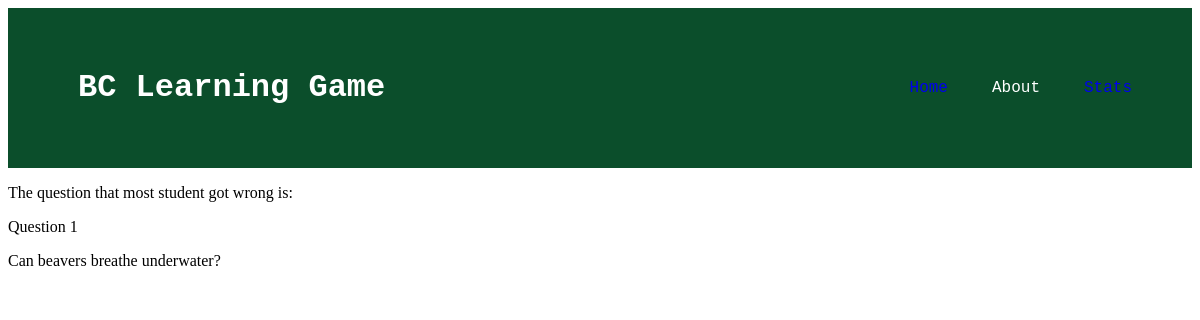
/stats.php, run on an earlier commit of the app's database.
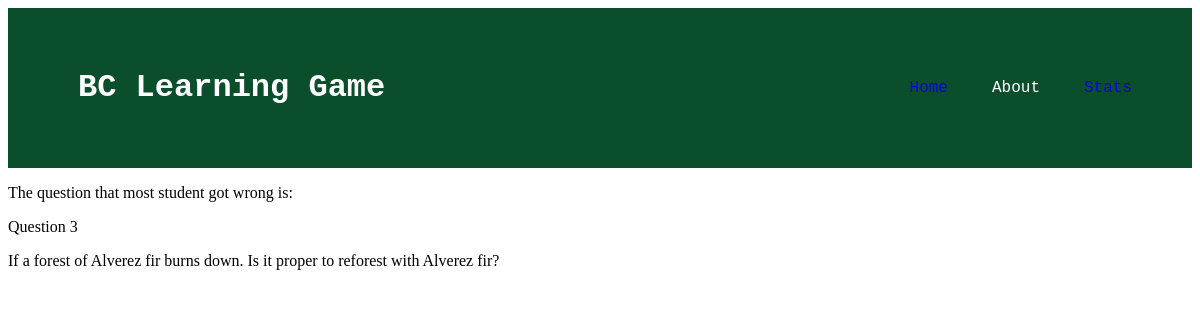
And on a later commit of the database.
### tables this page shows
CREATE TABLE `bank` (
  `number` int(11) NOT NULL,
  `question` varchar(512) DEFAULT NULL,
  `answer` varchar(512) NOT NULL
);

### stats.php (the view, shortened to what this page needs)
<?php
include "header.php";
    $servername = 'localhost';
    $database = 'quiz';
    $usrnm = 'root';
    $password = 'annyeong471';
    $conn = mysqli_connect($servername, $usrnm, $password, $database);
    $count = "SELECT COUNT(username) AS nm FROM results WHERE bool = 1 GROUP BY number;";
    $do_count = $conn->query($count);
    $index = 1;
    $max = 0;
    while ($res = mysqli_fetch_array($do_count)) {
        if ($res > $max) {
            $max = $res;
            $index = $index + 1;
        }
    }
$select = "SELECT question FROM bank WHERE number='$index';";
$do_select = $conn->query($select);
$ques = mysqli_fetch_row($do_select);
?>
<body>
    <p>The question that most student got wrong is: </p>
    <p> Question <?= $index?></p>
    <?= $ques[0]?>
</body>

### header.php (shortened to what this page needs)
<!DOCTYPE html>
<html lang="en">
<head>
    <link rel="stylesheet" type="text/css" href="inc/style.css">
</head>
<header>
    <div class="main-header">
        <h1>
            BC Learning Game
        </h1>
        <ul>
            <li><a href="quiz.php">Home</a></li>
            <li>About</li>
            <li><a href="stats.php">Stats</a></li>
        </ul>
    </div>
</header>

### inc/style.css (style rules this page uses)
.main-header { height: fit-content; display: flex; flex-direction: row; justify-content: space-between; background-color: #0B4E2B; color: white; padding: 40px; margin: none; }
.main-header h1 { padding: 0 30px; font-family:'Courier New', Courier, monospace; }
.main-header ul { width: fit-content; margin: auto 0; }
.main-header ul li { display: inline; padding: 20px; font-family:'Courier New', Courier, monospace; }
.main-header ul li a { text-decoration: none; }

What changed in the data, as far as the page shows it:
no longer on this page (row unchanged): bank: question "Can beavers breathe underwater?"
added bank: question "If a forest of Alverez fir burns down. Is it proper to reforest with Alverez fir?"
Also different on the page:
$index: "1" → "3"
